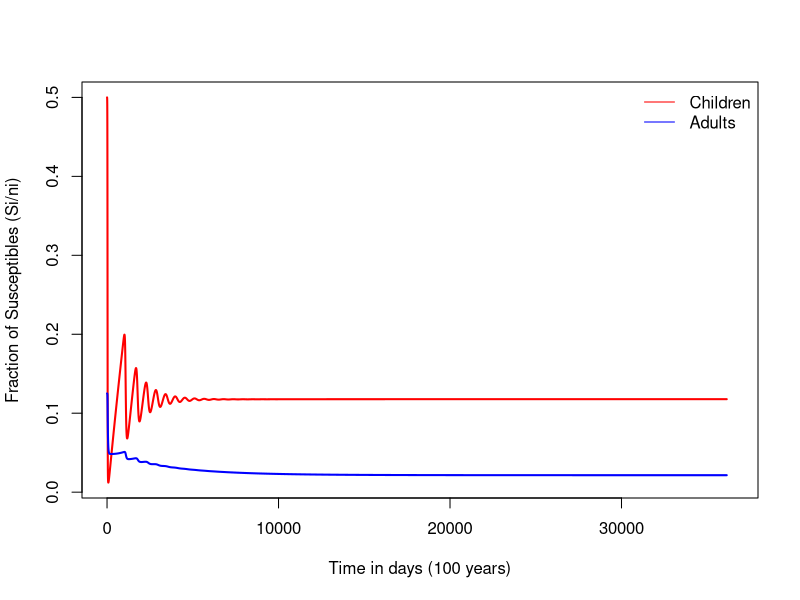
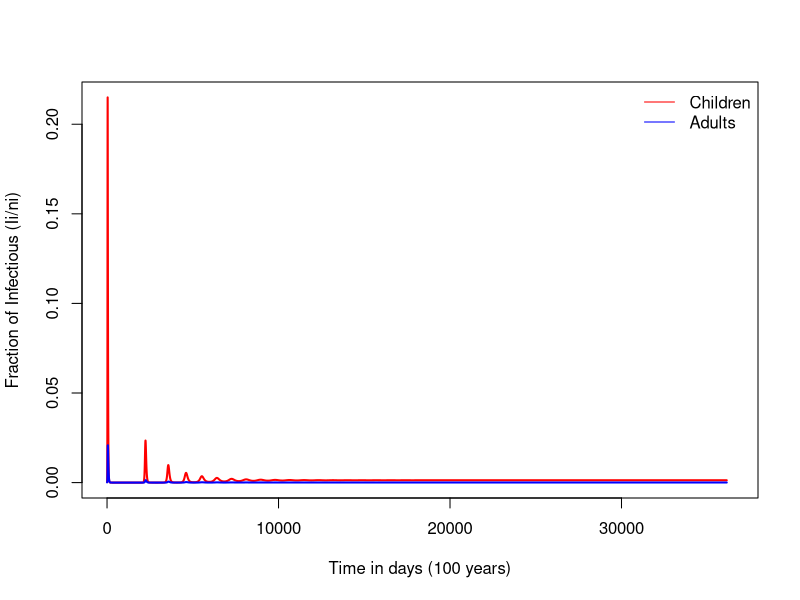

Write R code to recreate these figures, in order.
## Lab week 7: age-structured model

library(deSolve)

SIR2ageGrs <- function(t, state, parameters) {
  with(as.list(c(state, parameters)), {
    
    dSC = nu - SC * (betaCC * IC + betaCA * IA) - muC * SC - lC * SC
    dIC = SC * (betaCC * IC + betaCA * IA) - gamma * IC - muC * IC - lC * IC
    dSA = lC * SC - SA * (betaAC * IC + betaAA * IA) - muA * SA
    dIA = lC * IC + SA * (betaAC * IC + betaAA * IA) - gamma * IA - muA * IA
    
    list(c(dSC, dIC, dSA, dIA))
  })
}

########################################################################################
## PART 1: Two AGE GROUP MODEL
########################################################################################
## parameters/inital conditions
betaCC = 100 * 11; betaCA = betaAC = 10 * 11; betaAA = 20 * 11;
gamma = 365 / 14; # 2 weeks  
lC = 0.066667; # 1/15; 
muC = 0; muA = 0.0166667; #1/(75-15); # mean life expectancy=75yr; subtract the 15 yrs in youth with 0 death rate
nC = muA/(lC + muA); nA = 1 - nC;
nu = (lC + muA) * nC;

IC0 = IA0 = .0001; SC0 = SA0 = .1; 

## try the two age group model
parameters=c(betaCC=betaCC,betaCA=betaCA, betaAC=betaAC, betaAA=betaAA,
             gamma=gamma,lC=lC,muC=muC,muA=muA)
state=c(SC=SC0,IC=IC0,SA=SA0,IA=IA0);
times=seq(1,100,by=1/365) # TIME IS IN YEAR
sim=ode(times = times, func = SIR2ageGrs,y = state, parms = parameters)

## proportion susceptible in the two groups
fSC=sim[,'SC']/nC; # note: it is normalized by population size in each group
fSA=sim[,'SA']/nA;
## fS=sim[,c('SC','SA')]/matrix(c(nC,nA),nrow(sim),2,byrow=T) # do it altogether
## proportion infectious in the two groups
fIC=sim[,'IC']/nC;
fIA=sim[,'IA']/nA;

fS=sim[,c('SC','SA')]/matrix(c(nC,nA),nrow(sim),2,byrow=T)

## plot # people infected
totI=rowSums(sim[,c('IC','IA')]);  # total infectious
totS=rowSums(sim[,c('SC','SA')]);  # total susecptible


#par(mfrow = c(1,1), cex = 1.2, mgp = c(2,.5,0), mar = c(3,3,1,1))
matplot(fS, type = 'l', lty = 1, lwd = 2, col = c('red','blue'), 
        ylab = 'Fraction of Susceptibles (Si/ni)', xlab = "Time in days (100 years)",
        xlim=c(0,365*100)) 
legend('topright',c('Children','Adults'), col = c('red','blue'), lty=1,bty='n')

# plot Si/ni


#R0 calculation

beta=matrix(c(betaCC, betaCA, betaAC, betaAA),2,2) #matrix(c(10, 0.1, 0.1, 1),2,2)   # FILL IN YOUR BETA MATRIX HERE
n=c(nC,nA)      # n is the vector storing th proportion in each group
n.matrix=diag(n,2,2)  # matrix related to the population size in each group
# to see it:
View(n.matrix)

gamma=365 / 14;
R.matrix=n.matrix %*% beta / gamma
# to see the output of the eigen function:
eigen(R.matrix)
## To find R0
R0=eigen(R.matrix)$values[1]

## or directly:
R0=eigen(n.matrix %*% beta)$values[1]/gamma


########################################################################################
## PART 2: VACCINATION
########################################################################################
## FIRST: MODIFY THE SIR2ageGrs MODEL TO INCLUDE VACCINATION
## USE THE EQUATIONS PROVIDED IN THE SLIDES
SIR2ageGrsVac <- function(t, state, parameters) {
  with(as.list(c(state, parameters)), {
    
    
    dSC = nu*(1 - p) - SC * (betaCC * IC + betaCA * IA) - muC * SC - lC * SC
    dIC = SC * (betaCC * IC + betaCA * IA) - gamma * IC - muC * IC - lC * IC
    dSA = lC * SC - SA * (betaAC * IC + betaAA * IA) - muA * SA
    dIA = lC * IC + SA * (betaAC * IC + betaAA * IA) - gamma * IA - muA * IA
    
    list(c(dSC, dIC, dSA, dIA))
  })
}

state = c(SC = SC0,IC = IC0,SA = SA0,IA = IA0)
parametersVac = c(betaCC = betaCC,betaCA = betaCA, betaAC = betaAC, betaAA = betaAA,
                gamma = gamma,lC = lC,muC = muC,muA = muA,p = 0.5)
times = seq(1,100, by = 1/365)
sim = ode(times = times, func = SIR2ageGrsVac,y = state, parms = parametersVac)

#finding Is
fIC = sim[,'IC']/nC;
fIA = sim[,'IA']/nA;

fI = sim[,c('IC','IA')]/matrix(c(nC,nA),nrow(sim),2,byrow = T)

#plot
matplot(fI, type = 'l', lty = 1, lwd = 2, col = c('red','blue'), 
        ylab = 'Fraction of Infectious (Ii/ni)', xlab = "Time in days (100 years)",
        xlim = c(0,365*100)) 
legend('topright',c('Children','Adults'), col = c('red','blue'), lty = 1,bty = 'n')



####################
## TEST DIFFERENT VACCINATION RATES
## use the R Shiny App: ShinyApp_Vac.R
